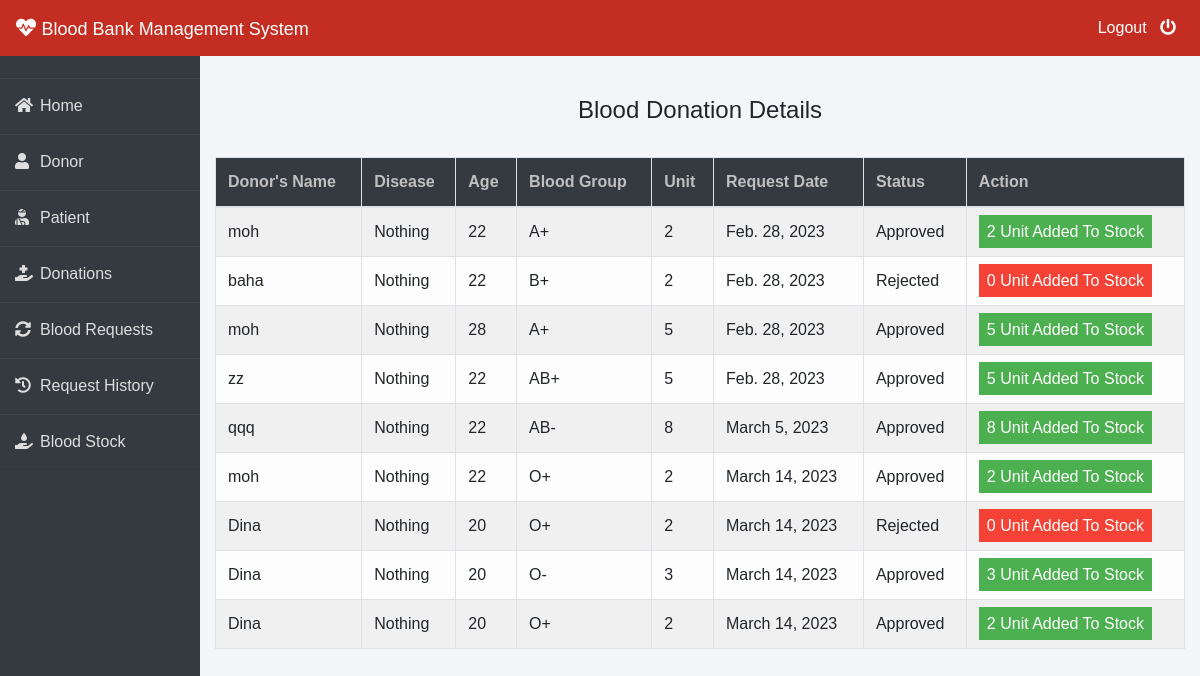
The page /admin-donation (signed in) on the database its author committed.
### donor/models.py (models this page shows, shortened)
class BloodDonate(models.Model):
    donor=models.ForeignKey(Donor,on_delete=models.CASCADE)
    disease=models.CharField(max_length=100,default="Nothing")
    age=models.PositiveIntegerField()
    bloodgroup=models.CharField(max_length=10)
    unit=models.PositiveIntegerField(default=0)
    status=models.CharField(max_length=20,default="Pending")
    date=models.DateField(auto_now=True)

class Donor(models.Model):
    user=models.OneToOneField(User,on_delete=models.CASCADE)
    profile_pic= models.ImageField(upload_to='profile_pic/Donor/',null=True,blank=True)
    bloodgroup=models.CharField(max_length=10)
    address = models.CharField(max_length=40)
    mobile = models.CharField(max_length=20,null=False)
    def __str__(self):
        return self.user.first_name

### blood/views.py (the view)
# urls.py: path('admin-donation', views.admin_donation_view,name='admin-donation'),
@login_required(login_url='adminlogin')
def admin_donation_view(request):
    donations=dmodels.BloodDonate.objects.all()
    return render(request,'blood/admin_donation.html',{'donations':donations})

### templates/blood/admin_donation.html (shortened to what this page needs)
{% extends 'blood/adminbase.html' %}
{% block content %}
{% load widget_tweaks %}
{%load static%}
<head>
   </head>
<br><br>
<div class="container">
    <H4 class="text-center">Blood Donation Details</H4><br>
    <table class="table table-light table-hover table-bordered table-striped">
        <thead class="bg-dark">
            <tr>
                <th scope="col" style="color: rgb(192, 192, 192);">Donor's Name</th>
                <th scope="col" style="color: rgb(192, 192, 192);">Disease</th>
                <th scope="col" style="color: rgb(192, 192, 192);">Age</th>
                <th scope="col" style="color: rgb(192, 192, 192);">Blood Group</th>
                <th scope="col" style="color: rgb(192, 192, 192);">Unit</th>
                <th scope="col" style="color: rgb(192, 192, 192);">Request Date</th>
                <th scope="col" style="color: rgb(192, 192, 192);">Status</th>
                <th style="color: rgb(192, 192, 192);">Action</th>
            </tr>
        </thead>
        <tbody>
            {% for t in donations %}
            <tr>
                <td> {{t.donor}}</td>
                <td> {{t.disease}}</td>
                <td> {{t.age}}</td>
                <td>{{t.bloodgroup}}</td>
                <td>{{t.unit}}</td>
                <td>{{t.date}}</td>
                <td>{{t.status}}</td>
                {% if t.status == 'Pending' %}
                <td>
                    <button class="btn btn-success btn-sm"><a  style="text-decoration: none;color: white;" href="{% url 'approve-donation' t.id  %}"><i class="fa fa-check"></i> Approve</a> </button>
                    <button class="btn btn-danger btn-sm"><a  style="text-decoration: none;color: white;" href="{% url 'reject-donation' t.id  %}"><i class="fa fa-times"></i> Reject</a> </button>
                </td>
                {% elif  t.status == 'Approved' %}
                <td><span class="label success">{{t.unit}} Unit Added To Stock</span></td>
                {% else %}
                <td><span class="label danger">0 Unit Added To Stock</span></td>
                {% endif %}
            </tr>
            {% endfor %}
        </tbody>
    </table>
</div>
{% endblock content %}

### templates/blood/adminbase.html (style rules this page uses)
* { margin: 0; padding: 0; box-sizing: border-box; list-style: none; text-decoration: none; font-family: 'Josefin Sans', sans-serif; }
body { background-color: #f3f5f9; }

### templates/blood/admin_donation.html (style rules this page uses)
.label { color: white; padding: 8px; }
.success { background-color: #4CAF50; }
.danger { background-color: #f44336; }

### rows shown on the page
BloodDonate: donor "moh", disease "Nothing", age "22", bloodgroup "A+", unit "2", date "Feb. 28, 2023", status "Approved"
BloodDonate: donor "baha", disease "Nothing", age "22", bloodgroup "B+", unit "2", date "Feb. 28, 2023", status "Rejected", shows "0 Unit Added To Stock"
BloodDonate: donor "moh", disease "Nothing", age "28", bloodgroup "A+", unit "5", date "Feb. 28, 2023", status "Approved"
BloodDonate: donor "zz", disease "Nothing", age "22", bloodgroup "AB+", unit "5", date "Feb. 28, 2023", status "Approved"
BloodDonate: donor "qqq", disease "Nothing", age "22", bloodgroup "AB-", unit "8", date "March 5, 2023", status "Approved"
BloodDonate: donor "moh", disease "Nothing", age "22", bloodgroup "O+", unit "2", date "March 14, 2023", status "Approved"
BloodDonate: donor "Dina", disease "Nothing", age "20", bloodgroup "O+", unit "2", date "March 14, 2023", status "Rejected", shows "0 Unit Added To Stock"
BloodDonate: donor "Dina", disease "Nothing", age "20", bloodgroup "O-", unit "3", date "March 14, 2023", status "Approved"
BloodDonate: donor "Dina", disease "Nothing", age "20", bloodgroup "O+", unit "2", date "March 14, 2023", status "Approved"
